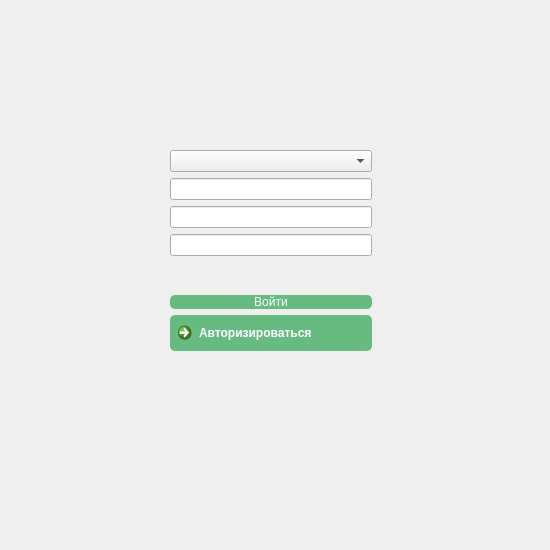
<?xml version="1.0" encoding="UTF-8"?>
<ui version="4.0">
 <class>Registration_win</class>
 <widget class="QDialog" name="Registration_win">
  <property name="geometry">
   <rect>
    <x>0</x>
    <y>0</y>
    <width>550</width>
    <height>550</height>
   </rect>
  </property>
  <property name="windowTitle">
   <string>Регистрация</string>
  </property>
  <property name="styleSheet">
   <string notr="true">QPushButton 
{     
background-color: #67BA80;  /* Цвет фона кнопки */    
color: white;  /* Цвет текста */    
border-radius: 5px;  /* Скругленные углы */ 
}</string>
  </property>
  <widget class="QWidget" name="verticalLayoutWidget">
   <property name="geometry">
    <rect>
     <x>170</x>
     <y>150</y>
     <width>202</width>
     <height>201</height>
    </rect>
   </property>
   <layout class="QVBoxLayout" name="verticalLayout">
    <item>
     <widget class="QComboBox" name="comboBox_registr"/>
    </item>
    <item>
     <widget class="QLineEdit" name="lineEdit_login_registr"/>
    </item>
    <item>
     <widget class="QLineEdit" name="lineEdit_password_regist"/>
    </item>
    <item>
     <widget class="QLineEdit" name="lineEdit_repit_pass_auto"/>
    </item>
    <item>
     <spacer name="verticalSpacer">
      <property name="orientation">
       <enum>Qt::Vertical</enum>
      </property>
      <property name="sizeHint" stdset="0">
       <size>
        <width>20</width>
        <height>40</height>
       </size>
      </property>
     </spacer>
    </item>
    <item>
     <widget class="QPushButton" name="pushButton_registration">
      <property name="styleSheet">
       <string notr="true"/>
      </property>
      <property name="text">
       <string>Войти</string>
      </property>
     </widget>
    </item>
    <item>
     <widget class="QCommandLinkButton" name="commandLinkButton">
      <property name="text">
       <string>Авторизироваться</string>
      </property>
      <property name="autoExclusive">
       <bool>false</bool>
      </property>
      <property name="default">
       <bool>false</bool>
      </property>
     </widget>
    </item>
   </layout>
  </widget>
 </widget>
 <resources/>
 <connections/>
</ui>
